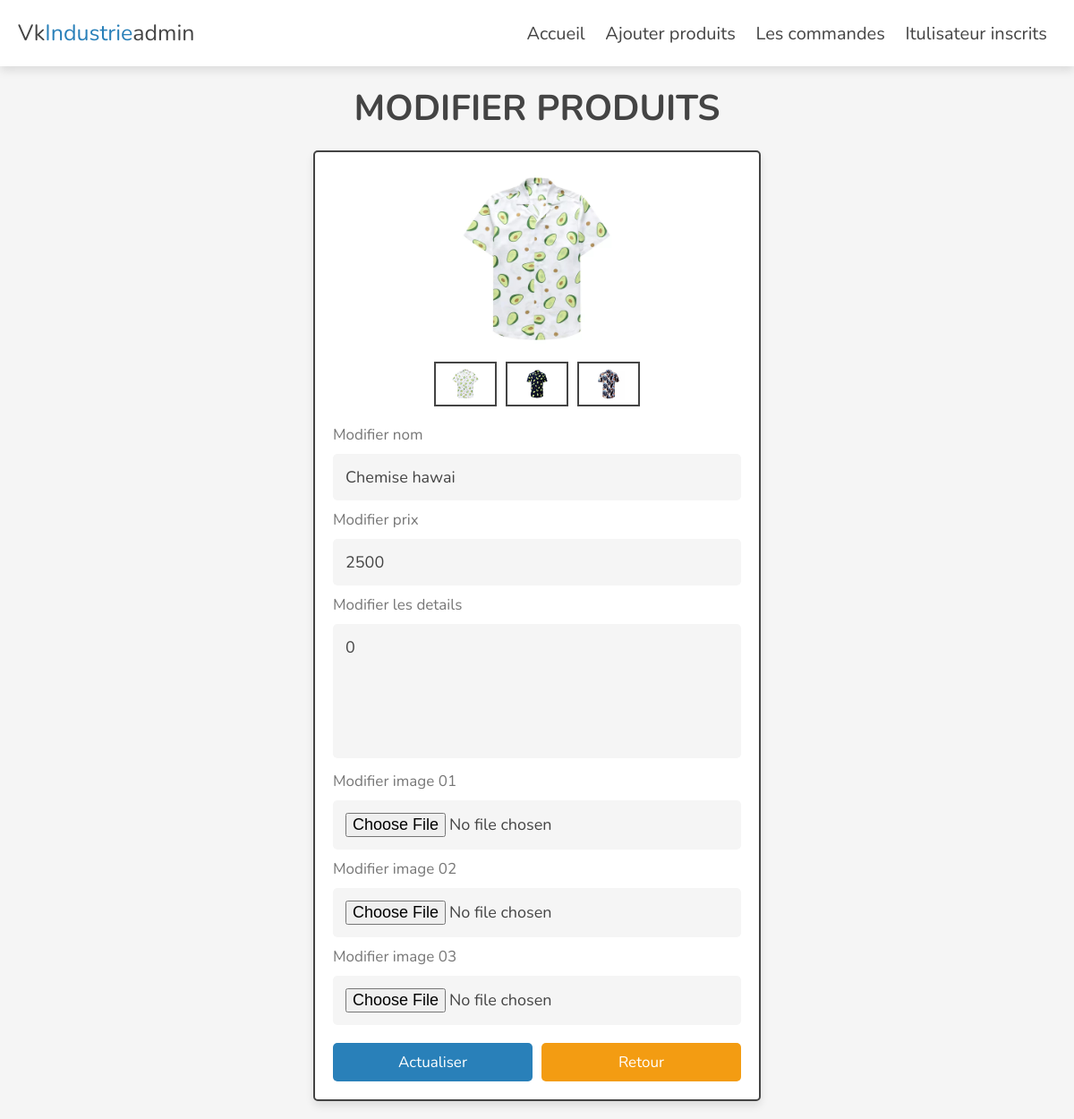
The page /admin/update_product.php?update=4 on the database its author committed.
### tables this page shows
CREATE TABLE `products` (
  `id` int(100) NOT NULL,
  `name` varchar(100) NOT NULL,
  `details` int(255) NOT NULL,
  `price` int(10) NOT NULL,
  `image_01` varchar(100) NOT NULL,
  `image_02` varchar(100) NOT NULL,
  `image_03` varchar(100) NOT NULL
);

### admin/update_product.php (the view, shortened to what this page needs)
<?php
include '../components/connect.php';
?>
<!DOCTYPE html>
<html lang="en">
<head>
   <link rel="stylesheet" href="https://cdnjs.cloudflare.com/ajax/libs/font-awesome/6.1.1/css/all.min.css">
   <link rel="stylesheet" href="../css/admin_style.css">
</head>
<body>
<?php include '../components/admin_header.php'; ?>
<section class="update-product">
   <h1 class="heading">MODIFIER PRODUITS</h1>
   <?php
      $update_id = $_GET['update'];
      $select_products = $conn->prepare("SELECT * FROM `products` WHERE id = ?");
      $select_products->execute([$update_id]);
      if($select_products->rowCount() > 0){
         while($fetch_products = $select_products->fetch(PDO::FETCH_ASSOC)){
   ?>
   <form action="" method="post" enctype="multipart/form-data">
      <div class="image-container">
         <div class="main-image">
            <img src="../uploaded_img/<?= $fetch_products['image_01']; ?>" alt="">
         </div>
         <div class="sub-image">
            <img src="../uploaded_img/<?= $fetch_products['image_01']; ?>" alt="">
            <img src="../uploaded_img/<?= $fetch_products['image_02']; ?>" alt="">
            <img src="../uploaded_img/<?= $fetch_products['image_03']; ?>" alt="">
         </div>
      </div>
      <span>Modifier nom</span>
      <input type="text" name="name" required class="box" maxlength="100" placeholder="enter product name" value="<?= $fetch_products['name']; ?>">
      <span>Modifier prix</span>
      <input type="number" name="price" required class="box" min="0" max="9999999999" placeholder="enter product price" onkeypress="if(this.value.length == 10) return false;" value="<?= $fetch_products['price']; ?>">
      <span>Modifier les details</span>
      <textarea name="details" class="box" required cols="30" rows="10"><?= $fetch_products['details']; ?></textarea>
      <span>Modifier image 01</span>
      <input type="file" name="image_01" accept="image/jpg, image/jpeg, image/png, image/webp" class="box">
      <span>Modifier image 02</span>
      <input type="file" name="image_02" accept="image/jpg, image/jpeg, image/png, image/webp" class="box">
      <span>Modifier image 03</span>
      <input type="file" name="image_03" accept="image/jpg, image/jpeg, image/png, image/webp" class="box">
      <div class="flex-btn">
         <input type="submit" name="update" class="btn" value="actualiser">
         <a href="products.php" class="option-btn">retour</a>
      </div>
   </form>
   <?php
         }
      }else{
         echo '<p class="empty">aucun produit trouvé !</p>';
      }
   ?>
</section>
</body>
</html>

### css/admin_style.css (style rules this page uses)
:root { --main-color:#2980b9; --orange:#f39c12; --red:#e74c3c; --black:#444; --white:#fff; --light-color:#777; --light-bg:#f5f5f5; --border:.2rem solid var(--black); --box-shadow:0 .5rem 1rem rgba(0,0,0,.1); }
* { font-family: 'Nunito', sans-serif; margin:0; padding:0; box-sizing: border-box; outline: none; border:none; text-decoration: none; }
html { font-size: 62.5%; overflow-x: hidden; }
body { background-color: var(--light-bg); }
section { padding:2rem; max-width: 1200px; margin:0 auto; }
.heading { font-size: 4rem; color:var(--black); margin-bottom: 2rem; text-align: center; text-transform: uppercase; }
.btn, .delete-btn, .option-btn { display: block; width: 100%; margin-top: 1rem; border-radius: .5rem; padding:1rem 3rem; font-size: 1.7rem; text-transform: capitalize; color:var(--white); cursor: pointer; text-align: center; }
.btn { background-color: var(--main-color); }
.option-btn { background-color: var(--orange); }
.flex-btn { display: flex; gap:1rem; }
.update-product form { background-color: var(--white); box-shadow: var(--box-shadow); border-radius: .5rem; border:var(--border); padding:2rem; max-width: 50rem; margin:0 auto; }
.update-product form .image-container { margin-bottom: 2rem; }
.update-product form .image-container .main-image img { height: 20rem; width: 100%; object-fit: contain; }
.update-product form .image-container .sub-image { display: flex; gap:1rem; justify-content: center; margin:1rem 0; }
.update-product form .image-container .sub-image img { height: 5rem; width: 7rem; object-fit: contain; padding:.5rem; border:var(--border); cursor: pointer; transition: .2s linear; }
.update-product form .box { width: 100%; border-radius: .5rem; padding:1.4rem; font-size: 1.8rem; color:var(--black); background-color: var(--light-bg); margin:1rem 0; }
.update-product form span { font-size: 1.7rem; color:var(--light-color); }
.update-product form textarea { height: 15rem; resize: none; }

### rows shown on the page
products: image_01 (picture), image_02 (picture), image_03 (picture), name "Chemise hawai", price "2500", details "0"
